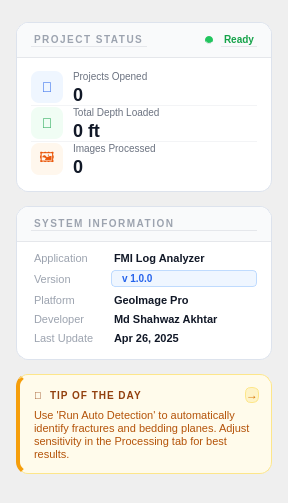
    <widget class="QWidget" name="sidebarWidget">
     <property name="minimumSize"><size><width>272</width><height>0</height></size></property>
     <property name="maximumSize"><size><width>288</width><height>16777215</height></size></property>
     <layout class="QVBoxLayout" name="sidebarVL">
      <property name="spacing"><number>14</number></property>
      <property name="leftMargin"><number>16</number></property>
      <property name="topMargin"><number>22</number></property>
      <property name="rightMargin"><number>16</number></property>
      <property name="bottomMargin"><number>22</number></property>

      <!-- ─── KPI STATS ─── -->
      <item>
       <widget class="QFrame" name="projectStatusFrame">
        <property name="styleSheet">
         <string notr="true">QFrame#projectStatusFrame {
    background: #ffffff;
    border: 1px solid #dde3ed;
    border-radius: 12px;
}</string>
        </property>
        <layout class="QVBoxLayout" name="psVL">
         <property name="spacing"><number>0</number></property>
         <property name="leftMargin"><number>0</number></property>
         <property name="topMargin"><number>0</number></property>
         <property name="rightMargin"><number>0</number></property>
         <property name="bottomMargin"><number>0</number></property>

         <!-- Header -->
         <item>
          <widget class="QFrame" name="psHeaderBar">
           <property name="styleSheet">
            <string notr="true">QFrame{background:#f9fafb;border-top-left-radius:12px;border-top-right-radius:12px;border-bottom:1px solid #e5e7eb;}</string>
           </property>
           <layout class="QHBoxLayout" name="psHdrHL">
            <property name="spacing"><number>8</number></property>
            <property name="leftMargin"><number>14</number></property>
            <property name="topMargin"><number>10</number></property>
            <property name="rightMargin"><number>14</number></property>
            <property name="bottomMargin"><number>10</number></property>
            <item>
             <widget class="QLabel" name="lblPSHeader">
              <property name="styleSheet">
               <string notr="true">font-size:10px;font-weight:700;color:#9ca3af;letter-spacing:1.5px;</string>
              </property>
              <property name="text"><string>PROJECT STATUS</string></property>
             </widget>
            </item>
            <item>
             <spacer name="psHdrSp">
              <property name="orientation"><enum>Qt::Horizontal</enum></property>
              <property name="sizeHint" stdset="0"><size><width>10</width><height>0</height></size></property>
             </spacer>
            </item>
            <item>
             <widget class="QLabel" name="lblStatusDot">
              <property name="minimumSize"><size><width>8</width><height>8</height></size></property>
              <property name="maximumSize"><size><width>8</width><height>8</height></size></property>
              <property name="styleSheet"><string notr="true">background:#22c55e;border-radius:4px;</string></property>
              <property name="text"><string></string></property>
             </widget>
            </item>
            <item>
             <widget class="QLabel" name="valSysStatus">
              <property name="styleSheet"><string notr="true">color:#16a34a;font-size:10px;font-weight:700;</string></property>
              <property name="text"><string>Ready</string></property>
             </widget>
            </item>
           </layout>
          </widget>
         </item>

         <!-- KPI items -->
         <item>
          <layout class="QVBoxLayout" name="kpiVL">
           <property name="spacing"><number>0</number></property>
           <property name="leftMargin"><number>14</number></property>
           <property name="topMargin"><number>12</number></property>
           <property name="rightMargin"><number>14</number></property>
           <property name="bottomMargin"><number>14</number></property>

           <!-- KPI 1: Projects -->
           <item>
            <layout class="QHBoxLayout" name="kpi1HL">
             <property name="spacing"><number>10</number></property>
             <item>
              <widget class="QLabel" name="kpiIcon1">
               <property name="minimumSize"><size><width>32</width><height>32</height></size></property>
               <property name="maximumSize"><size><width>32</width><height>32</height></size></property>
               <property name="styleSheet"><string notr="true">background:#eff6ff;color:#2563eb;border-radius:8px;font-size:14px;</string></property>
               <property name="text"><string>📁</string></property>
               <property name="alignment"><set>Qt::AlignCenter</set></property>
              </widget>
             </item>
             <item>
              <layout class="QVBoxLayout" name="kpi1TextVL">
               <property name="spacing"><number>1</number></property>
               <item>
                <widget class="QLabel" name="kpiLabel1">
                 <property name="styleSheet"><string notr="true">color:#6b7280;font-size:10px;</string></property>
                 <property name="text"><string>Projects Opened</string></property>
                </widget>
               </item>
               <item>
                <widget class="QLabel" name="valProjectsOpened">
                 <property name="styleSheet"><string notr="true">color:#111827;font-size:18px;font-weight:800;</string></property>
                 <property name="text"><string>0</string></property>
                </widget>
               </item>
              </layout>
             </item>
            </layout>
           </item>

           <item>
            <widget class="QFrame" name="kpiDiv1">
             <property name="maximumSize"><size><width>16777215</width><height>1</height></size></property>
             <property name="styleSheet"><string notr="true">background:#f3f4f6;border:none;</string></property>
             <property name="frameShape"><enum>QFrame::HLine</enum></property>
            </widget>
           </item>

           <!-- KPI 2: Total Depth -->
           <item>
            <layout class="QHBoxLayout" name="kpi2HL">
             <property name="spacing"><number>10</number></property>
             <item>
              <widget class="QLabel" name="kpiIcon2">
               <property name="minimumSize"><size><width>32</width><height>32</height></size></property>
               <property name="maximumSize"><size><width>32</width><height>32</height></size></property>
               <property name="styleSheet"><string notr="true">background:#f0fdf4;color:#16a34a;border-radius:8px;font-size:14px;</string></property>
               <property name="text"><string>📏</string></property>
               <property name="alignment"><set>Qt::AlignCenter</set></property>
              </widget>
             </item>
             <item>
              <layout class="QVBoxLayout" name="kpi2TextVL">
               <property name="spacing"><number>1</number></property>
               <item>
                <widget class="QLabel" name="kpiLabel2">
                 <property name="styleSheet"><string notr="true">color:#6b7280;font-size:10px;</string></property>
                 <property name="text"><string>Total Depth Loaded</string></property>
                </widget>
               </item>
               <item>
                <widget class="QLabel" name="valTotalDepth">
                 <property name="styleSheet"><string notr="true">color:#111827;font-size:18px;font-weight:800;</string></property>
                 <property name="text"><string>0 ft</string></property>
                </widget>
               </item>
              </layout>
             </item>
            </layout>
           </item>

           <item>
            <widget class="QFrame" name="kpiDiv2">
             <property name="maximumSize"><size><width>16777215</width><height>1</height></size></property>
             <property name="styleSheet"><string notr="true">background:#f3f4f6;border:none;</string></property>
             <property name="frameShape"><enum>QFrame::HLine</enum></property>
            </widget>
           </item>

           <!-- KPI 3: Images -->
           <item>
            <layout class="QHBoxLayout" name="kpi3HL">
             <property name="spacing"><number>10</number></property>
             <item>
              <widget class="QLabel" name="kpiIcon3">
               <property name="minimumSize"><size><width>32</width><height>32</height></size></property>
               <property name="maximumSize"><size><width>32</width><height>32</height></size></property>
               <property name="styleSheet"><string notr="true">background:#fff7ed;color:#ea580c;border-radius:8px;font-size:14px;</string></property>
               <property name="text"><string>🖼</string></property>
               <property name="alignment"><set>Qt::AlignCenter</set></property>
              </widget>
             </item>
             <item>
              <layout class="QVBoxLayout" name="kpi3TextVL">
               <property name="spacing"><number>1</number></property>
               <item>
                <widget class="QLabel" name="kpiLabel3">
                 <property name="styleSheet"><string notr="true">color:#6b7280;font-size:10px;</string></property>
                 <property name="text"><string>Images Processed</string></property>
                </widget>
               </item>
               <item>
                <widget class="QLabel" name="valImagesProcessed">
                 <property name="styleSheet"><string notr="true">color:#111827;font-size:18px;font-weight:800;</string></property>
                 <property name="text"><string>0</string></property>
                </widget>
               </item>
              </layout>
             </item>
            </layout>
           </item>

          </layout>
         </item>

        </layout>
       </widget>
      </item>

      <!-- ─── SYSTEM INFORMATION ─── -->
      <item>
       <widget class="QFrame" name="sysInfoFrame">
        <property name="styleSheet">
         <string notr="true">QFrame#sysInfoFrame {
    background: #ffffff;
    border: 1px solid #dde3ed;
    border-radius: 12px;
}</string>
        </property>
        <layout class="QVBoxLayout" name="siVL">
         <property name="spacing"><number>0</number></property>
         <property name="leftMargin"><number>0</number></property>
         <property name="topMargin"><number>0</number></property>
         <property name="rightMargin"><number>0</number></property>
         <property name="bottomMargin"><number>0</number></property>

         <item>
          <widget class="QFrame" name="siHeaderBar">
           <property name="styleSheet">
            <string notr="true">QFrame{background:#f9fafb;border-top-left-radius:12px;border-top-right-radius:12px;border-bottom:1px solid #e5e7eb;}</string>
           </property>
           <layout class="QHBoxLayout" name="siHdrHL">
            <property name="spacing"><number>0</number></property>
            <property name="leftMargin"><number>14</number></property>
            <property name="topMargin"><number>10</number></property>
            <property name="rightMargin"><number>14</number></property>
            <property name="bottomMargin"><number>10</number></property>
            <item>
             <widget class="QLabel" name="lblSIHeader">
              <property name="styleSheet">
               <string notr="true">font-size:10px;font-weight:700;color:#9ca3af;letter-spacing:1.5px;</string>
              </property>
              <property name="text"><string>SYSTEM INFORMATION</string></property>
             </widget>
            </item>
           </layout>
          </widget>
         </item>

         <item>
          <layout class="QFormLayout" name="sysInfoForm">
           <property name="horizontalSpacing"><number>14</number></property>
           <property name="verticalSpacing"><number>0</number></property>
           <property name="leftMargin"><number>14</number></property>
           <property name="topMargin"><number>4</number></property>
           <property name="rightMargin"><number>14</number></property>
           <property name="bottomMargin"><number>12</number></property>

           <item row="0" column="0">
            <widget class="QLabel" name="lblSysApp">
             <property name="styleSheet"><string notr="true">color:#9ca3af;font-size:11px;padding:6px 0 2px 0;</string></property>
             <property name="text"><string>Application</string></property>
            </widget>
           </item>
           <item row="0" column="1">
            <widget class="QLabel" name="valAppName">
             <property name="styleSheet"><string notr="true">color:#111827;font-size:11px;font-weight:600;padding:6px 0 2px 0;</string></property>
             <property name="text"><string>FMI Log Analyzer</string></property>
            </widget>
           </item>

           <item row="1" column="0">
            <widget class="QLabel" name="lblSysVer">
             <property name="styleSheet"><string notr="true">color:#9ca3af;font-size:11px;padding:4px 0 2px 0;</string></property>
             <property name="text"><string>Version</string></property>
            </widget>
           </item>
           <item row="1" column="1">
            <widget class="QLabel" name="valAppVersion">
             <property name="styleSheet">
              <string notr="true">background:#eff6ff;color:#2563eb;border:1px solid #bfdbfe;
border-radius:4px;font-size:10px;font-weight:700;padding:1px 7px;margin:3px 0;</string>
             </property>
             <property name="text"><string>v 1.0.0</string></property>
            </widget>
           </item>

           <item row="2" column="0">
            <widget class="QLabel" name="lblSysPlatform">
             <property name="styleSheet"><string notr="true">color:#9ca3af;font-size:11px;padding:4px 0 2px 0;</string></property>
             <property name="text"><string>Platform</string></property>
            </widget>
           </item>
           <item row="2" column="1">
            <widget class="QLabel" name="valPlatform">
             <property name="styleSheet"><string notr="true">color:#111827;font-size:11px;font-weight:600;padding:4px 0 2px 0;</string></property>
             <property name="text"><string>GeoImage Pro</string></property>
            </widget>
           </item>

           <item row="3" column="0">
            <widget class="QLabel" name="lblSysModel">
             <property name="styleSheet"><string notr="true">color:#9ca3af;font-size:11px;padding:4px 0 2px 0;</string></property>
             <property name="text"><string>Developer</string></property>
            </widget>
           </item>
           <item row="3" column="1">
            <widget class="QLabel" name="valMemory">
             <property name="styleSheet"><string notr="true">color:#111827;font-size:11px;font-weight:600;padding:4px 0 2px 0;</string></property>
             <property name="text"><string>Md Shahwaz Akhtar</string></property>
            </widget>
           </item>

           <item row="4" column="0">
            <widget class="QLabel" name="lblSysUpdate">
             <property name="styleSheet"><string notr="true">color:#9ca3af;font-size:11px;padding:4px 0 2px 0;</string></property>
             <property name="text"><string>Last Update</string></property>
            </widget>
           </item>
           <item row="4" column="1">
            <widget class="QLabel" name="valLastUpdate">
             <property name="styleSheet"><string notr="true">color:#111827;font-size:11px;font-weight:600;padding:4px 0 2px 0;</string></property>
             <property name="text"><string>Apr 26, 2025</string></property>
            </widget>
           </item>

          </layout>
         </item>

        </layout>
       </widget>
      </item>

      <!-- ─── TIP OF THE DAY ─── -->
      <item>
       <widget class="QFrame" name="tipFrame">
        <property name="styleSheet">
         <string notr="true">QFrame#tipFrame {
    background: #fffbeb;
    border: 1px solid #fde68a;
    border-radius: 12px;
    border-left: 4px solid #f59e0b;
}</string>
        </property>
        <layout class="QVBoxLayout" name="tipVL">
         <property name="spacing"><number>6</number></property>
         <property name="leftMargin"><number>14</number></property>
         <property name="topMargin"><number>12</number></property>
         <property name="rightMargin"><number>12</number></property>
         <property name="bottomMargin"><number>12</number></property>

         <item>
          <layout class="QHBoxLayout" name="tipHeaderHL">
           <property name="spacing"><number>6</number></property>
           <item>
            <widget class="QLabel" name="tipTitle">
             <property name="styleSheet"><string notr="true">font-weight:700;color:#92400e;font-size:10px;letter-spacing:1px;</string></property>
             <property name="text"><string>💡  TIP OF THE DAY</string></property>
            </widget>
           </item>
           <item>
            <spacer name="tipHdrSp">
             <property name="orientation"><enum>Qt::Horizontal</enum></property>
             <property name="sizeHint" stdset="0"><size><width>10</width><height>0</height></size></property>
            </spacer>
           </item>
           <item>
            <widget class="QPushButton" name="btnNextTip">
             <property name="maximumSize"><size><width>24</width><height>24</height></size></property>
             <property name="cursor"><cursorShape>PointingHandCursor</cursorShape></property>
             <property name="styleSheet">
              <string notr="true">QPushButton {
    background: #fef3c7; color: #d97706;
    border: 1px solid #fde68a; border-radius: 6px;
    font-size: 12px; font-weight: 700;
}
QPushButton:hover { background: #fde68a; }</string>
             </property>
             <property name="text"><string>→</string></property>
            </widget>
           </item>
          </layout>
         </item>

         <item>
          <widget class="QLabel" name="tipText">
           <property name="styleSheet"><string notr="true">color:#b45309;font-size:11px;line-height:1.5;</string></property>
           <property name="text">
            <string>Use &apos;Run Auto Detection&apos; to automatically identify fractures and bedding planes. Adjust sensitivity in the Processing tab for best results.</string>
           </property>
           <property name="wordWrap"><bool>true</bool></property>
          </widget>
         </item>

        </layout>
       </widget>
      </item>

      <item>
       <spacer name="sidebarBtmSp">
        <property name="orientation"><enum>Qt::Vertical</enum></property>
        <property name="sizeHint" stdset="0"><size><width>0</width><height>20</height></size></property>
       </spacer>
      </item>

     </layout>
    </widget>
